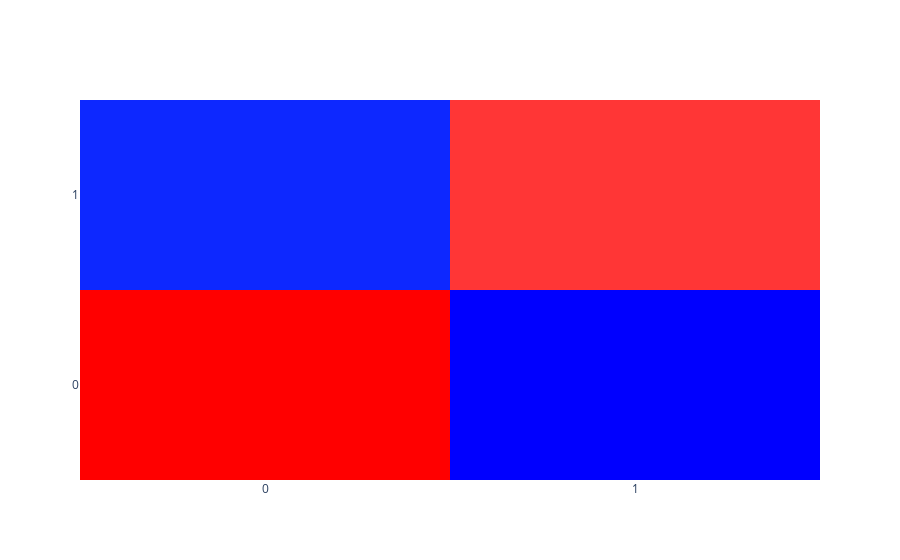

This figure's notebook cell:
### Code cell
#confusion matrix
import plotly.graph_objs as go
from plotly.subplots import make_subplots
import plotly.offline as py
conf_matrix = confusion_matrix(y_test, predictions)

trace=go.Heatmap(z = conf_matrix,x = ["0", "1"],y = ["0", "1"],showscale = False, colorscale = "Picnic")
fig = make_subplots()
fig.add_trace(trace)
py.iplot(fig)

### Figure 1 — Plotly figure (JSON) as saved in the notebook; plotly's stock layout.template omitted (floating-point values rounded to 4 significant figures)
{"data": [{"colorscale": [[0, "rgb(0,0,255)"], [0.1, "rgb(51,153,255)"], [0.2, "rgb(102,204,255)"], [0.3, "rgb(153,204,255)"], [0.4, "rgb(204,204,255)"], [0.5, "rgb(255,255,255)"], [0.6, "rgb(255,204,255)"], [0.7, "rgb(255,153,255)"], [0.8, "rgb(255,102,204)"], [0.9, "rgb(255,102,102)"], [1, "rgb(255,0,0)"]], "showscale": false, "type": "heatmap", "x": ["0", "1"], "y": ["0", "1"], "z": [[38, 0], [1, 36]]}], "layout": {"xaxis": {"anchor": "y", "domain": [0, 1]}, "yaxis": {"anchor": "x", "domain": [0, 1]}}}
